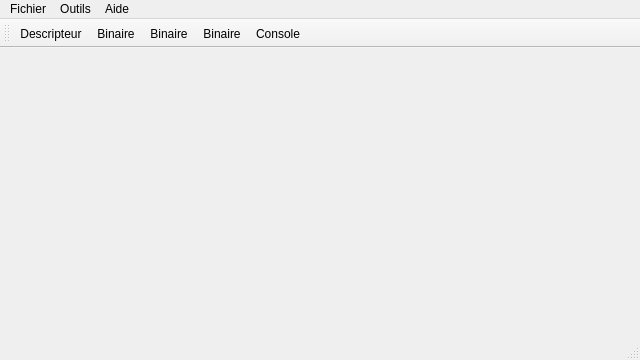
<?xml version="1.0" encoding="UTF-8"?>
<ui version="4.0">
 <class>MainFen</class>
 <widget class="QMainWindow" name="MainFen">
  <property name="geometry">
   <rect>
    <x>0</x>
    <y>0</y>
    <width>640</width>
    <height>360</height>
   </rect>
  </property>
  <property name="minimumSize">
   <size>
    <width>640</width>
    <height>360</height>
   </size>
  </property>
  <property name="windowTitle">
   <string>MainFen</string>
  </property>
  <property name="windowIcon">
   <iconset resource="resources.qrc">
    <normaloff>:/resources/icons/ineofile.png</normaloff>:/resources/icons/ineofile.png</iconset>
  </property>
  <widget class="QWidget" name="centralWidget">
   <layout class="QHBoxLayout" name="horizontalLayout"/>
  </widget>
  <widget class="QMenuBar" name="menuBar">
   <property name="geometry">
    <rect>
     <x>0</x>
     <y>0</y>
     <width>640</width>
     <height>25</height>
    </rect>
   </property>
   <widget class="QMenu" name="menuFichier">
    <property name="title">
     <string>Fichier</string>
    </property>
    <widget class="QMenu" name="menuOuvrir">
     <property name="title">
      <string>Ouvrir</string>
     </property>
     <addaction name="actionDescripteur"/>
     <addaction name="actionBinaire"/>
    </widget>
    <widget class="QMenu" name="menuExporter">
     <property name="title">
      <string>Exporter</string>
     </property>
     <addaction name="actionExporterBinaire"/>
    </widget>
    <widget class="QMenu" name="menuRecharger">
     <property name="title">
      <string>Recharger</string>
     </property>
     <addaction name="actionRechargeBinaire"/>
    </widget>
    <addaction name="menuOuvrir"/>
    <addaction name="menuExporter"/>
    <addaction name="menuRecharger"/>
   </widget>
   <widget class="QMenu" name="menuOutils">
    <property name="title">
     <string>Outils</string>
    </property>
    <addaction name="actionConsole"/>
   </widget>
   <widget class="QMenu" name="menuAide">
    <property name="title">
     <string>Aide</string>
    </property>
    <addaction name="actionApropos"/>
   </widget>
   <addaction name="menuFichier"/>
   <addaction name="menuOutils"/>
   <addaction name="menuAide"/>
  </widget>
  <widget class="QToolBar" name="mainToolBar">
   <attribute name="toolBarArea">
    <enum>TopToolBarArea</enum>
   </attribute>
   <attribute name="toolBarBreak">
    <bool>false</bool>
   </attribute>
   <addaction name="actionDescripteur"/>
   <addaction name="actionBinaire"/>
   <addaction name="actionExporterBinaire"/>
   <addaction name="actionRechargeBinaire"/>
   <addaction name="actionConsole"/>
  </widget>
  <widget class="QStatusBar" name="statusBar"/>
  <action name="actionDescripteur">
   <property name="icon">
    <iconset resource="resources.qrc">
     <normaloff>:/resources/icons/folder_table.png</normaloff>:/resources/icons/folder_table.png</iconset>
   </property>
   <property name="text">
    <string>Descripteur</string>
   </property>
  </action>
  <action name="actionBinaire">
   <property name="icon">
    <iconset resource="resources.qrc">
     <normaloff>:/resources/icons/folder_database.png</normaloff>:/resources/icons/folder_database.png</iconset>
   </property>
   <property name="text">
    <string>Binaire</string>
   </property>
  </action>
  <action name="actionConsole">
   <property name="icon">
    <iconset resource="resources.qrc">
     <normaloff>:/resources/icons/application_xp_terminal.png</normaloff>:/resources/icons/application_xp_terminal.png</iconset>
   </property>
   <property name="text">
    <string>Console</string>
   </property>
  </action>
  <action name="actionApropos">
   <property name="icon">
    <iconset resource="resources.qrc">
     <normaloff>:/resources/icons/help.png</normaloff>:/resources/icons/help.png</iconset>
   </property>
   <property name="text">
    <string>A propos</string>
   </property>
  </action>
  <action name="actionExporterBinaire">
   <property name="icon">
    <iconset resource="resources.qrc">
     <normaloff>:/resources/icons/database_save.png</normaloff>:/resources/icons/database_save.png</iconset>
   </property>
   <property name="text">
    <string>Binaire</string>
   </property>
  </action>
  <action name="actionRechargeBinaire">
   <property name="icon">
    <iconset resource="resources.qrc">
     <normaloff>:/resources/icons/database_refresh.png</normaloff>:/resources/icons/database_refresh.png</iconset>
   </property>
   <property name="text">
    <string>Binaire</string>
   </property>
  </action>
 </widget>
 <layoutdefault spacing="6" margin="11"/>
 <resources>
  <include location="resources.qrc"/>
 </resources>
 <connections/>
</ui>
